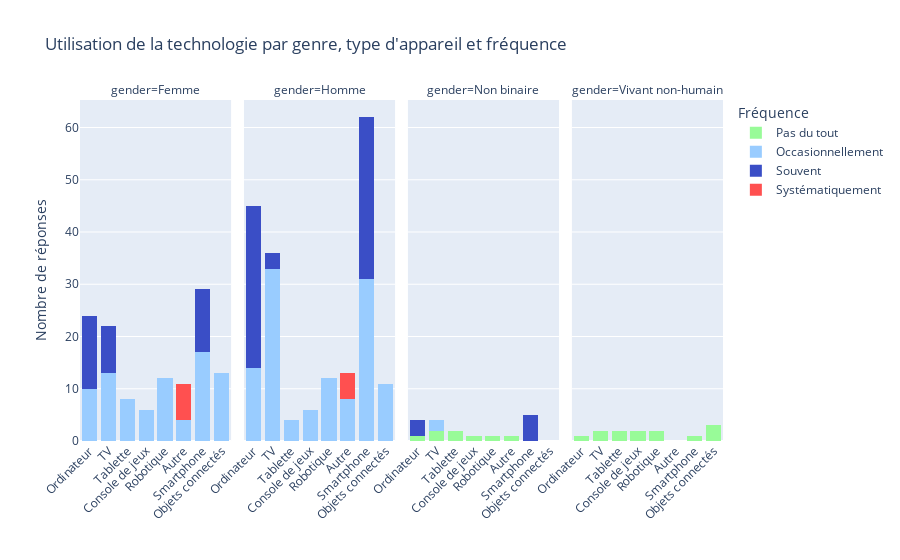

This figure's notebook cell:
### Code cell
fig = px.histogram(melted_data_all, x='Technology', color='Frequency', 
                   barmode='stack', facet_col='gender', 
                   title='Utilisation de la technologie par genre, type d\'appareil et fréquence',
                   labels={'count':'Count of Responses'}, 
                   color_discrete_map=color_map,
                   category_orders=category_orders)

# Update the x-axis title for each subplot
fig.update_xaxes(title_text='', tickangle=-45)

fig.update_layout(# xaxis_title='Technologie',
                  yaxis_title=label_nb_characters,
                  legend_title='Fréquence'
                  )


fig.show()

### Figure 1 — Plotly figure (JSON) as saved in the notebook; plotly's stock layout.template omitted (floating-point values rounded to 4 significant figures)
{"data": [{"alignmentgroup": "True", "bingroup": "x", "hovertemplate": "Frequency=Pas du tout<br>gender=Non binaire<br>Technology=%{x}<br>count=%{y}<extra></extra>", "legendgroup": "Pas du tout", "marker": {"color": "#98FB98", "pattern": {"shape": ""}}, "name": "Pas du tout", "offsetgroup": "Pas du tout", "orientation": "v", "showlegend": true, "type": "histogram", "x": ["Ordinateur", "TV", "TV", "Tablette", "Tablette", "Console de jeux", "Robotique", "Autre"], "xaxis": "x3", "yaxis": "y3"}, {"alignmentgroup": "True", "bingroup": "x", "hovertemplate": "Frequency=Pas du tout<br>gender=Vivant non-humain<br>Technology=%{x}<br>count=%{y}<extra></extra>", "legendgroup": "Pas du tout", "marker": {"color": "#98FB98", "pattern": {"shape": ""}}, "name": "Pas du tout", "offsetgroup": "Pas du tout", "orientation": "v", "showlegend": false, "type": "histogram", "x": ["Smartphone", "Ordinateur", "TV", "TV", "Tablette", "Tablette", "Console de jeux", "Console de jeux", "Objets connectés", "Objets connectés", "Objets connectés", "Robotique", "Robotique"], "xaxis": "x4", "yaxis": "y4"}, {"alignmentgroup": "True", "bingroup": "x", "hovertemplate": "Frequency=Occasionnellement<br>gender=Femme<br>Technology=%{x}<br>count=%{y}<extra></extra>", "legendgroup": "Occasionnellement", "marker": {"color": "#99CCFF", "pattern": {"shape": ""}}, "name": "Occasionnellement", "offsetgroup": "Occasionnellement", "orientation": "v", "showlegend": true, "type": "histogram", "x": ["Smartphone", "Smartphone", "Smartphone", "Smartphone", "Smartphone", "Smartphone", "Smartphone", "Smartphone", "Smartphone", "Smartphone", "Smartphone", "Smartphone", "Smartphone", "Smartphone", "Smartphone", "Smartphone", "Smartphone", "Ordinateur", "Ordinateur", "Ordinateur", "Ordinateur", "Ordinateur", "Ordinateur", "Ordinateur", "Ordinateur", "Ordinateur", "Ordinateur", "TV", "TV", "TV", "TV", "TV", "TV", "TV", "TV", "TV", "TV", "TV", "TV", "TV", "Tablette", "Tablette", "Tablette", "Tablette", "Tablette", "Tablette", "Tablette", "Tablette", "Console de jeux", "Console de jeux", "Console de jeux", "Console de jeux", "Console de jeux", "Console de jeux", "Objets connectés", "Objets connectés", "Objets connectés", "Objets connectés", "Objets connectés", "Objets connectés", "Objets connectés", "Objets connectés", "Objets connectés", "Objets connectés", "Objets connectés", "Objets connectés", "Objets connectés", "Robotique", "Robotique", "Robotique", "Robotique", "Robotique", "Robotique", "Robotique", "Robotique", "Robotique", "Robotique", "Robotique", "Robotique", "Autre", "Autre", "Autre", "Autre"], "xaxis": "x", "yaxis": "y"}, {"alignmentgroup": "True", "bingroup": "x", "hovertemplate": "Frequency=Occasionnellement<br>gender=Homme<br>Technology=%{x}<br>count=%{y}<extra></extra>", "legendgroup": "Occasionnellement", "marker": {"color": "#99CCFF", "pattern": {"shape": ""}}, "name": "Occasionnellement", "offsetgroup": "Occasionnellement", "orientation": "v", "showlegend": false, "type": "histogram", "x": ["Smartphone", "Smartphone", "Smartphone", "Smartphone", "Smartphone", "Smartphone", "Smartphone", "Smartphone", "Smartphone", "Smartphone", "Smartphone", "Smartphone", "Smartphone", "Smartphone", "Smartphone", "Smartphone", "Smartphone", "Smartphone", "Smartphone", "Smartphone", "Smartphone", "Smartphone", "Smartphone", "Smartphone", "Smartphone", "Smartphone", "Smartphone", "Smartphone", "Smartphone", "Smartphone", "Smartphone", "Ordinateur", "Ordinateur", "Ordinateur", "Ordinateur", "Ordinateur", "Ordinateur", "Ordinateur", "Ordinateur", "Ordinateur", "Ordinateur", "Ordinateur", "Ordinateur", "Ordinateur", "Ordinateur", "TV", "TV", "TV", "TV", "TV", "TV", "TV", "TV", "TV", "TV", "TV", "TV", "TV", "TV", "TV", "TV", "TV", "TV", "TV", "TV", "TV", "TV", "TV", "TV", "TV", "TV", "TV", "TV", "TV", "TV", "TV", "TV", "TV", "Tablette", "Tablette", "Tablette", "Tablette", "Console de jeux", "Console de jeux", "Console de jeux", "Console de jeux", "Console de jeux", "Console de jeux", "Objets connectés", "Objets connectés", "Objets connectés", "Objets connectés", "Objets connectés", "Objets connectés", "Objets connectés", "Objets connectés", "Objets connectés", "Objets connectés", "Objets connectés", "Robotique", "Robotique", "Robotique", "Robotique", "Robotique", "Robotique", "Robotique", "Robotique", "Robotique", "Robotique", "Robotique", "Robotique", "Autre", "Autre", "Autre", "Autre", "Autre", "Autre", "Autre", "Autre"], "xaxis": "x2", "yaxis": "y2"}, {"alignmentgroup": "True", "bingroup": "x", "hovertemplate": "Frequency=Occasionnellement<br>gender=Non binaire<br>Technology=%{x}<br>count=%{y}<extra></extra>", "legendgroup": "Occasionnellement", "marker": {"color": "#99CCFF", "pattern": {"shape": ""}}, "name": "Occasionnellement", "offsetgroup": "Occasionnellement", "orientation": "v", "showlegend": false, "type": "histogram", "x": ["TV", "TV"], "xaxis": "x3", "yaxis": "y3"}, {"alignmentgroup": "True", "bingroup": "x", "hovertemplate": "Frequency=Souvent<br>gender=Femme<br>Technology=%{x}<br>count=%{y}<extra></extra>", "legendgroup": "Souvent", "marker": {"color": "#3A4EC6", "pattern": {"shape": ""}}, "name": "Souvent", "offsetgroup": "Souvent", "orientation": "v", "showlegend": true, "type": "histogram", "x": ["Smartphone", "Smartphone", "Smartphone", "Smartphone", "Smartphone", "Smartphone", "Smartphone", "Smartphone", "Smartphone", "Smartphone", "Smartphone", "Smartphone", "Ordinateur", "Ordinateur", "Ordinateur", "Ordinateur", "Ordinateur", "Ordinateur", "Ordinateur", "Ordinateur", "Ordinateur", "Ordinateur", "Ordinateur", "Ordinateur", "Ordinateur", "Ordinateur", "TV", "TV", "TV", "TV", "TV", "TV", "TV", "TV", "TV"], "xaxis": "x", "yaxis": "y"}, {"alignmentgroup": "True", "bingroup": "x", "hovertemplate": "Frequency=Souvent<br>gender=Homme<br>Technology=%{x}<br>count=%{y}<extra></extra>", "legendgroup": "Souvent", "marker": {"color": "#3A4EC6", "pattern": {"shape": ""}}, "name": "Souvent", "offsetgroup": "Souvent", "orientation": "v", "showlegend": false, "type": "histogram", "x": ["Smartphone", "Smartphone", "Smartphone", "Smartphone", "Smartphone", "Smartphone", "Smartphone", "Smartphone", "Smartphone", "Smartphone", "Smartphone", "Smartphone", "Smartphone", "Smartphone", "Smartphone", "Smartphone", "Smartphone", "Smartphone", "Smartphone", "Smartphone", "Smartphone", "Smartphone", "Smartphone", "Smartphone", "Smartphone", "Smartphone", "Smartphone", "Smartphone", "Smartphone", "Smartphone", "Smartphone", "Ordinateur", "Ordinateur", "Ordinateur", "Ordinateur", "Ordinateur", "Ordinateur", "Ordinateur", "Ordinateur", "Ordinateur", "Ordinateur", "Ordinateur", "Ordinateur", "Ordinateur", "Ordinateur", "Ordinateur", "Ordinateur", "Ordinateur", "Ordinateur", "Ordinateur", "Ordinateur", "Ordinateur", "Ordinateur", "Ordinateur", "Ordinateur", "Ordinateur", "Ordinateur", "Ordinateur", "Ordinateur", "Ordinateur", "Ordinateur", "Ordinateur", "TV", "TV", "TV"], "xaxis": "x2", "yaxis": "y2"}, {"alignmentgroup": "True", "bingroup": "x", "hovertemplate": "Frequency=Souvent<br>gender=Non binaire<br>Technology=%{x}<br>count=%{y}<extra></extra>", "legendgroup": "Souvent", "marker": {"color": "#3A4EC6", "pattern": {"shape": ""}}, "name": "Souvent", "offsetgroup": "Souvent", "orientation": "v", "showlegend": false, "type": "histogram", "x": ["Smartphone", "Smartphone", "Smartphone", "Smartphone", "Smartphone", "Ordinateur", "Ordinateur", "Ordinateur"], "xaxis": "x3", "yaxis": "y3"}, {"alignmentgroup": "True", "bingroup": "x", "hovertemplate": "Frequency=Systématiquement<br>gender=Femme<br>Technology=%{x}<br>count=%{y}<extra></extra>", "legendgroup": "Systématiquement", "marker": {"color": "#FF5050", "pattern": {"shape": ""}}, "name": "Systématiquement", "offsetgroup": "Systématiquement", "orientation": "v", "showlegend": true, "type": "histogram", "x": ["Autre", "Autre", "Autre", "Autre", "Autre", "Autre", "Autre"], "xaxis": "x", "yaxis": "y"}, {"alignmentgroup": "True", "bingroup": "x", "hovertemplate": "Frequency=Systématiquement<br>gender=Homme<br>Technology=%{x}<br>count=%{y}<extra></extra>", "legendgroup": "Systématiquement", "marker": {"color": "#FF5050", "pattern": {"shape": ""}}, "name": "Systématiquement", "offsetgroup": "Systématiquement", "orientation": "v", "showlegend": false, "type": "histogram", "x": ["Autre", "Autre", "Autre", "Autre", "Autre"], "xaxis": "x2", "yaxis": "y2"}], "layout": {"annotations": [{"font": {}, "showarrow": false, "text": "gender=Femme", "x": 0.1175, "xanchor": "center", "xref": "paper", "y": 1, "yanchor": "bottom", "yref": "paper"}, {"font": {}, "showarrow": false, "text": "gender=Homme", "x": 0.3725, "xanchor": "center", "xref": "paper", "y": 1, "yanchor": "bottom", "yref": "paper"}, {"font": {}, "showarrow": false, "text": "gender=Non binaire", "x": 0.6275, "xanchor": "center", "xref": "paper", "y": 1, "yanchor": "bottom", "yref": "paper"}, {"font": {}, "showarrow": false, "text": "gender=Vivant non-humain", "x": 0.8825, "xanchor": "center", "xref": "paper", "y": 1, "yanchor": "bottom", "yref": "paper"}], "barmode": "stack", "legend": {"title": {"text": "Fréquence"}, "tracegroupgap": 0}, "title": {"text": "Utilisation de la technologie par genre, type d'appareil et fréquence"}, "xaxis": {"anchor": "y", "domain": [0, 0.235], "tickangle": -45, "title": {"text": ""}}, "xaxis2": {"anchor": "y2", "domain": [0.255, 0.49], "matches": "x", "tickangle": -45, "title": {"text": ""}}, "xaxis3": {"anchor": "y3", "domain": [0.51, 0.745], "matches": "x", "tickangle": -45, "title": {"text": ""}}, "xaxis4": {"anchor": "y4", "domain": [0.765, 1.0], "matches": "x", "tickangle": -45, "title": {"text": ""}}, "yaxis": {"anchor": "x", "domain": [0, 1], "title": {"text": "Nombre de réponses"}}, "yaxis2": {"anchor": "x2", "domain": [0, 1], "matches": "y", "showticklabels": false}, "yaxis3": {"anchor": "x3", "domain": [0, 1], "matches": "y", "showticklabels": false}, "yaxis4": {"anchor": "x4", "domain": [0, 1], "matches": "y", "showticklabels": false}}}
